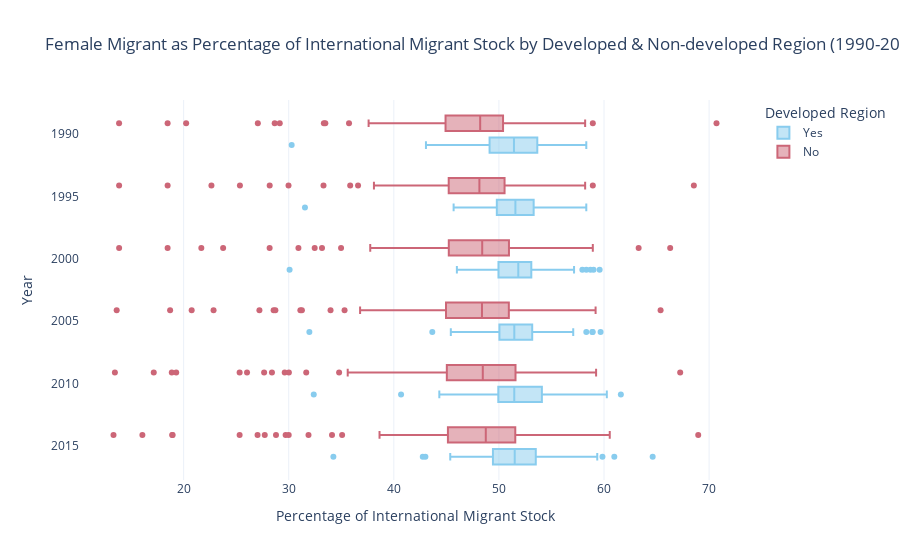

Notebook cell for this chart:
### Markdown cell above
## Table 4 - Female Migrant as Percentage of Migrant Stock

### Code cell
#Boxplot of female migrant as percentage of international migrant stock by developed & non-developed region (1990-2015)

legend_order = {"Year": ["1990", "1995","2000", "2005", "2010", "2015"],
               "Developed Region": ["Yes", "No"]}

fig6 = px.box(table4_clean, x = "Percentage of International Migrant Stock", y = "Year",
             color = "Developed Region", color_discrete_sequence=px.colors.qualitative.Safe,
              category_orders = legend_order,
              title = "Female Migrant as Percentage of International Migrant Stock by Developed & Non-developed Region (1990-2015)")

fig6.show()

### Figure 1 — Plotly figure (JSON) as saved in the notebook; plotly's stock layout.template omitted (floating-point values rounded to 4 significant figures; data arrays with more than 128 entries replaced by an {"elided": "..."} marker saying what was removed)
{"data": [{"alignmentgroup": "True", "hovertemplate": "Developed Region=Yes<br>Percentage of International Migrant Stock=%{x}<br>Year=%{y}<extra></extra>", "legendgroup": "Yes", "marker": {"color": "rgb(136, 204, 238)"}, "name": "Yes", "notched": false, "offsetgroup": "Yes", "orientation": "h", "showlegend": true, "type": "box", "x": {"elided": "336 float values"}, "x0": " ", "xaxis": "x", "y": {"elided": "336 str values"}, "y0": " ", "yaxis": "y"}, {"alignmentgroup": "True", "hovertemplate": "Developed Region=No<br>Percentage of International Migrant Stock=%{x}<br>Year=%{y}<extra></extra>", "legendgroup": "No", "marker": {"color": "rgb(204, 102, 119)"}, "name": "No", "notched": false, "offsetgroup": "No", "orientation": "h", "showlegend": true, "type": "box", "x": {"elided": "1056 float values"}, "x0": " ", "xaxis": "x", "y": {"elided": "1056 str values"}, "y0": " ", "yaxis": "y"}], "layout": {"boxmode": "group", "legend": {"title": {"text": "Developed Region"}, "tracegroupgap": 0}, "title": {"text": "Female Migrant as Percentage of International Migrant Stock by Developed & Non-developed Region (1990-2015)"}, "xaxis": {"anchor": "y", "domain": [0, 1], "title": {"text": "Percentage of International Migrant Stock"}}, "yaxis": {"anchor": "x", "categoryarray": ["2015", "2010", "2005", "2000", "1995", "1990"], "categoryorder": "array", "domain": [0, 1], "title": {"text": "Year"}}}}
